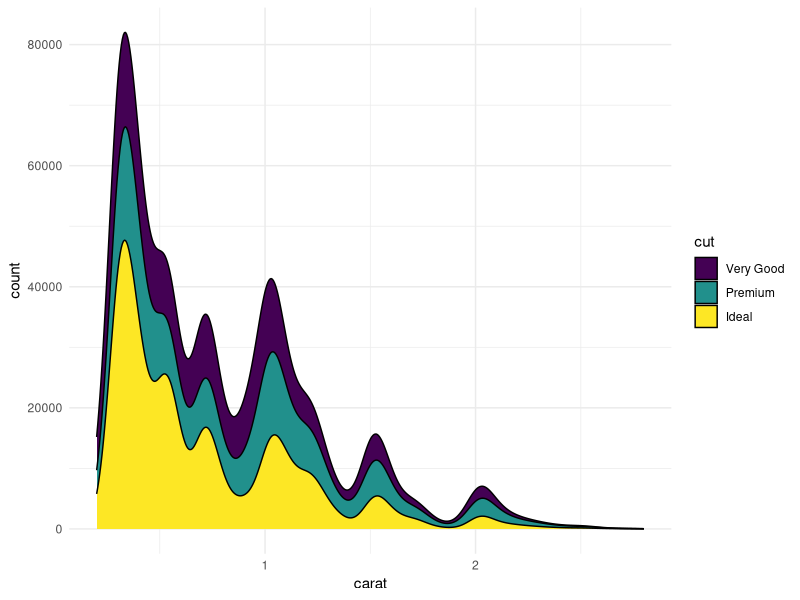

Reproduce this figure in R.
## ---- chunk 1
library(tidyverse)

d2 <- filter(diamonds, !cut %in% c("Fair", "Good"), carat<3)
ggplot(data = d2, aes(x=carat, y=stat(count)))+
  geom_density(aes(fill=cut), position = "stack")+
  theme_minimal()
  
